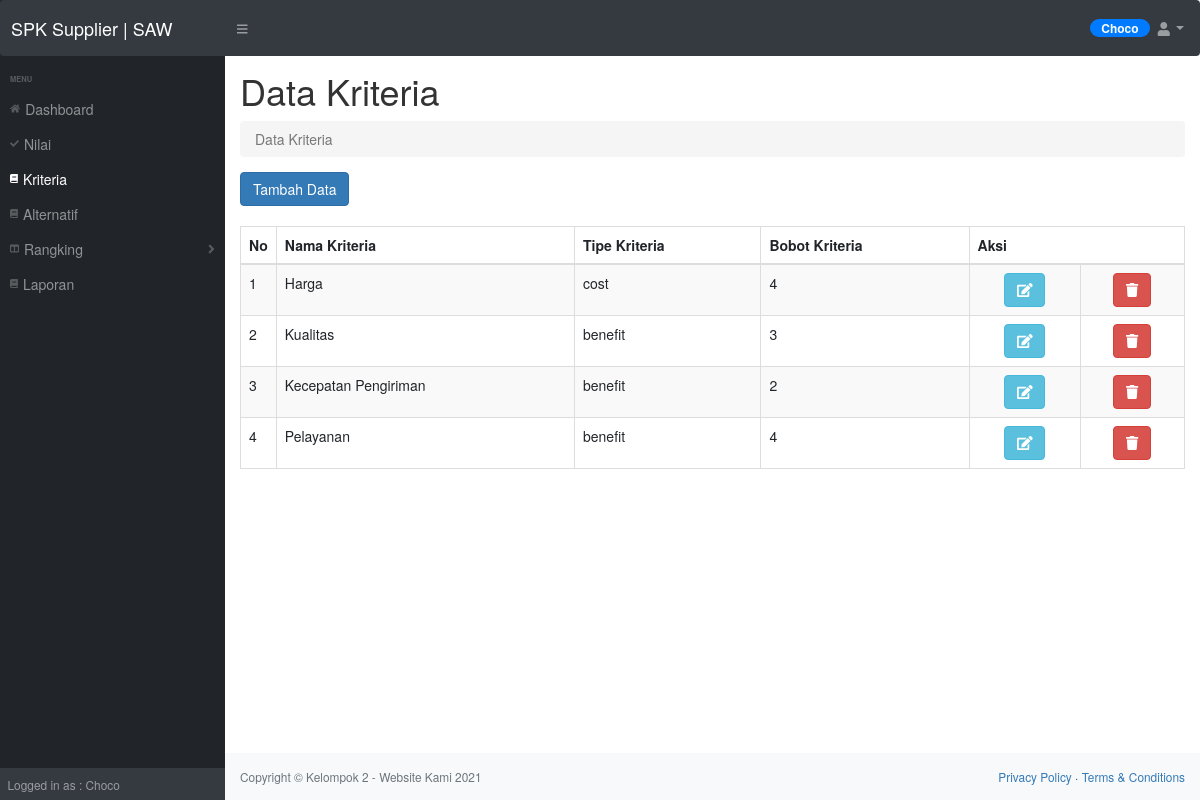
The app's page /dist/admin/kriteria.php (signed in) with its own data.
### tables this page shows
CREATE TABLE `kriteria` (
  `id_kriteria` int(11) NOT NULL,
  `nama_kriteria` varchar(255) NOT NULL,
  `tipe_kriteria` varchar(10) NOT NULL,
  `bobot_kriteria` double NOT NULL
);

### dist/controller/kriteria.inc.php (called while the page is built, shortened)
<?php
class Kriteria{
	private $conn;
	private $table_name = "kriteria";
	public function __construct($db){
		$this->conn = $db;
	}
	function readAll(){
		$query = "SELECT * FROM ".$this->table_name." ORDER BY id_kriteria ASC";
		$stmt = $this->conn->prepare( $query );
		$stmt->execute();
		return $stmt;
	}
}
?>

### dist/admin/kriteria.php (the view, shortened to what this page needs)
<?php
include_once '../include/head.php';
include_once '../controller/kriteria.inc.php';
$pro = new Kriteria($db);
$stmt = $pro->readAll();
?>
<!DOCTYPE html>
<html lang="en">
    <body class="sb-nav-fixed">
          <div id="layoutSidenav_content">
                <main>
                    <div class="container-fluid">
                        <h1 class="mt-4">Data Kriteria</h1>
                        <ol class="breadcrumb mb-4">
                            <li class="breadcrumb-item active">Data Kriteria</li>
                        </ol>
<div class="row">
		<div class="col-md-12 text-left">
			<button onclick="location.href='kriteria-baru.php'" class="btn btn-primary">Tambah Data</button>
		</div>
	</div>
<br>
<div>
<table class="table table-striped table-bordered" style="width:100%" id="tabeldata">
        <thead>
            <tr>
                <th width="30px">No</th>
                <th>Nama Kriteria</th>
                <th>Tipe Kriteria</th>
                <th>Bobot Kriteria</th>
                <th colspan="2">Aksi</th>
            </tr>
        </thead>
        <tbody>
<?php
$no=1;
while ($row = $stmt->fetch(PDO::FETCH_ASSOC)){
?>
            <tr>
                <td><?php echo $no++ ?></td>
                <td><?php echo $row['nama_kriteria'] ?></td>
                <td><?php echo $row['tipe_kriteria'] ?></td>
                <td><?php echo $row['bobot_kriteria'] ?></td>
                <td class="text-center">
					<a href="kriteria-ubah.php?id=<?php echo $row['id_kriteria'] ?>" class="btn btn-info"><i class="fas fa-edit" aria-hidden="true"></i></a>
                </td>
					<td class="text-center">
                    <a href="kriteria-hapus.php?id=<?php echo $row['id_kriteria'] ?>" onclick="return confirm('Yakin ingin menghapus data?')" class="btn btn-danger"><i class="fas fa-trash" aria-hidden="true"></i></a>
			    </td>
            </tr>
<?php
}
?>
        </tbody>
    </table>
  </div>
                </main>
                <?php
include_once '../include/footer.php';
?>
            </div>
        </div>
    </body>
</html>

### records on screen
kriteria: nama_kriteria "Harga", tipe_kriteria "cost", bobot_kriteria "4"
kriteria: nama_kriteria "Kualitas", tipe_kriteria "benefit", bobot_kriteria "3"
kriteria: nama_kriteria "Kecepatan Pengiriman", tipe_kriteria "benefit", bobot_kriteria "2"
kriteria: nama_kriteria "Pelayanan", tipe_kriteria "benefit", bobot_kriteria "4"

### other values on screen
$_SESSION['nama_lengkap'] "Choco"
